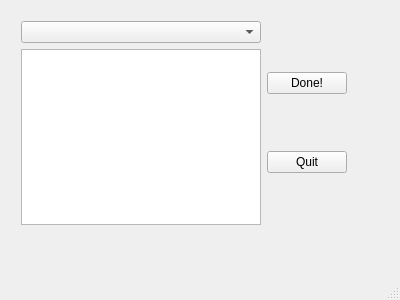
<?xml version="1.0" encoding="UTF-8"?>
<ui version="4.0">
 <class>MainWindow</class>
 <widget class="QMainWindow" name="MainWindow">
  <property name="geometry">
   <rect>
    <x>0</x>
    <y>0</y>
    <width>400</width>
    <height>300</height>
   </rect>
  </property>
  <property name="windowTitle">
   <string>MainWindow</string>
  </property>
  <widget class="QWidget" name="centralWidget">
   <widget class="QWidget" name="">
    <property name="geometry">
     <rect>
      <x>10</x>
      <y>10</y>
      <width>348</width>
      <height>226</height>
     </rect>
    </property>
    <layout class="QHBoxLayout" name="horizontalLayout">
     <item>
      <layout class="QVBoxLayout" name="verticalLayout_2">
       <item>
        <widget class="QComboBox" name="comboBox"/>
       </item>
       <item>
        <widget class="QListWidget" name="listWidget"/>
       </item>
      </layout>
     </item>
     <item>
      <layout class="QVBoxLayout" name="verticalLayout">
       <item>
        <widget class="QPushButton" name="pushButton">
         <property name="text">
          <string>Done!</string>
         </property>
        </widget>
       </item>
       <item>
        <widget class="QPushButton" name="pushButton_2">
         <property name="text">
          <string>Quit</string>
         </property>
        </widget>
       </item>
      </layout>
     </item>
    </layout>
   </widget>
  </widget>
  <widget class="QStatusBar" name="statusBar"/>
 </widget>
 <layoutdefault spacing="6" margin="11"/>
 <resources/>
 <connections/>
</ui>
